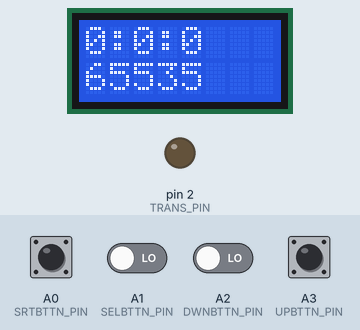
Simulated run of this sketch. Board: Arduino Uno, built with avr-gcc and run on an emulated ATmega328P. Parts: 8×2 character LCD, output pins drawn as LEDs (lit = HIGH). The test bench sets the inputs (shaded band); at power-on: A0 (SRTBTTN_PIN), A1 (SELBTTN_PIN), A2 (DWNBTTN_PIN), A3 (UPBTTN_PIN) LOW.

Above: at 1.2 s.
1.3 s: A3 (UPBTTN_PIN) pulled HIGH for 1 s
At 2.6 s:
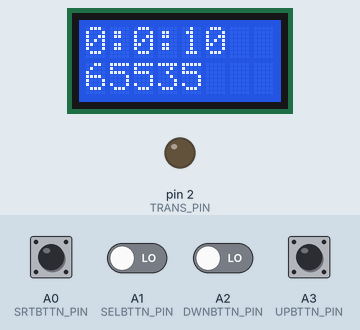
3.8 s: A0 (SRTBTTN_PIN) driven HIGH
At 4.3 s:
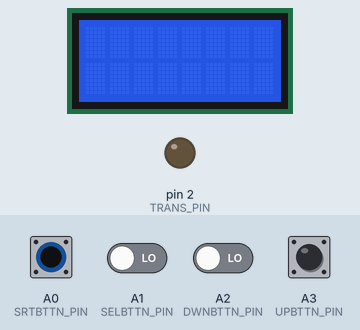
5.3 s: A0 (SRTBTTN_PIN) driven LOW
At 6.8 s:
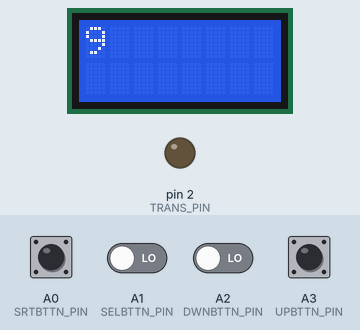
7.5 s: A0 (SRTBTTN_PIN) pulsed HIGH 5 times (0.12 s each, 0.3 s apart)
At 9.8 s:
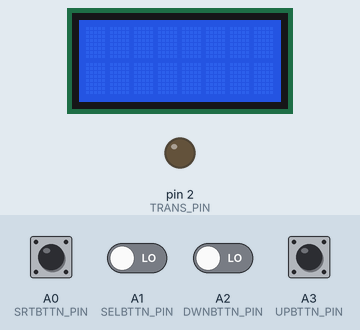
Timing chart, 0 to 16.5 s (numbered marks = the images above; inputs shaded):
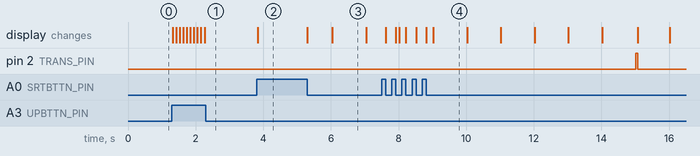

The sketch:

ArduinoIntervalometer.ino
```cpp
#include <LiquidCrystal.h>
#define SRTBTTN_PIN A0
#define UPBTTN_PIN A3
#define DWNBTTN_PIN A2
#define SELBTTN_PIN A1
#define TRANS_PIN 2
#define BKLGHT_PIN 3

LiquidCrystal lcd(12, 10, 5, 4, 7, 6);
int timeIndicie = 0; //used in loop to decide which element of the direcly below to edit
unsigned short int time_[4] = {0,0,0,-1}; // stores seconds, minutes, hours, between photos; number of photos
bool screenOn = true;

void timelapseLoop(unsigned short int,unsigned short int);
void takephoto();
void updateMenu();
void toggleScreen();

void setup() {
  lcd.begin(8, 2);
  Serial.begin(9600);
  pinMode(SRTBTTN_PIN,INPUT);
  pinMode(UPBTTN_PIN,INPUT);
  pinMode(DWNBTTN_PIN,INPUT);
  pinMode(SELBTTN_PIN,INPUT);
  pinMode(TRANS_PIN,OUTPUT);
  digitalWrite(TRANS_PIN,LOW);
  digitalWrite(BKLGHT_PIN,HIGH);
}

void loop() {
  if (digitalRead(SRTBTTN_PIN) == HIGH){
    while(digitalRead(SRTBTTN_PIN) == HIGH)

    lcd.clear();
    timelapseLoop((time_[2]*60*60 + time_[1]*60 + time_[0]),time_[3]); //convert hours, minutes to seconds and send to the main
  }
  else if (digitalRead(SELBTTN_PIN) == HIGH){ //if select button pushed, change in the indicie of array to access
    if (timeIndicie < 3)
      timeIndicie++;
    else if(timeIndicie == 3)
      timeIndicie = 0;
  }
  else if (digitalRead(UPBTTN_PIN) == HIGH)
    time_[timeIndicie]++;
  else if ((digitalRead(DWNBTTN_PIN) == HIGH) && (time_[timeIndicie] > 0))
    time_[timeIndicie]--;
  updateMenu();
}

void updateMenu(){ //this function updates the
  lcd.print(time_[2]);
  lcd.print(":");
  lcd.print(time_[1]);
  lcd.print(":");
  lcd.print(time_[0]);
  lcd.print(" ");
  lcd.setCursor(0,1);
  lcd.print(time_[3]);
  lcd.print("     ");
  lcd.home();
  delay(100);
}


void timelapseLoop(unsigned short int interval, unsigned short int photos){
  int counter = 1;
  unsigned long int tbegin = millis();
  while(counter <= photos){
    tbegin = millis();
    while ((interval) > (millis()/1000 - tbegin/1000)){
      lcd.print((interval - (millis()/1000 - tbegin/1000)));
      lcd.print(" ");
      lcd.home();
      if (digitalRead(SRTBTTN_PIN) == HIGH){
        toggleScreen();
      }
      delay(50);
    }
    takephoto();
    counter++;
    lcd.setCursor(0,1);
    lcd.print(counter-1);
    lcd.print("/");
    lcd.print(photos);
    lcd.home();
  }
  lcd.clear();
  return;
}

void takephoto(){
  digitalWrite(TRANS_PIN,HIGH);
  delay(50);
  digitalWrite(TRANS_PIN,LOW);
}

void toggleScreen(){
  while(digitalRead(SRTBTTN_PIN) == HIGH){
          //stall infinitely while putton depressed (eliminates accidental double presses)
        }
        screenOn = !screenOn;
        if (screenOn){
          lcd.display();
          digitalWrite(BKLGHT_PIN,HIGH);
        }
        else{
          lcd.noDisplay();
          digitalWrite(BKLGHT_PIN,LOW);
        }
}
```

Measured:
- after the input at 1.3 s, the display: first changes at once (image 1 shows a later state)
- after the input at 3.8 s, the display: changes at once (image 2)
- after the input at 5.3 s, the display: first changes at once (image 3 shows a later state)
- after the input at 7.5 s, the display: first changes after 0.12 s (image 4 shows a later state)
- what the display in image 3 shows lasts 1.0 s, from 6.0 s to 7.0 s
